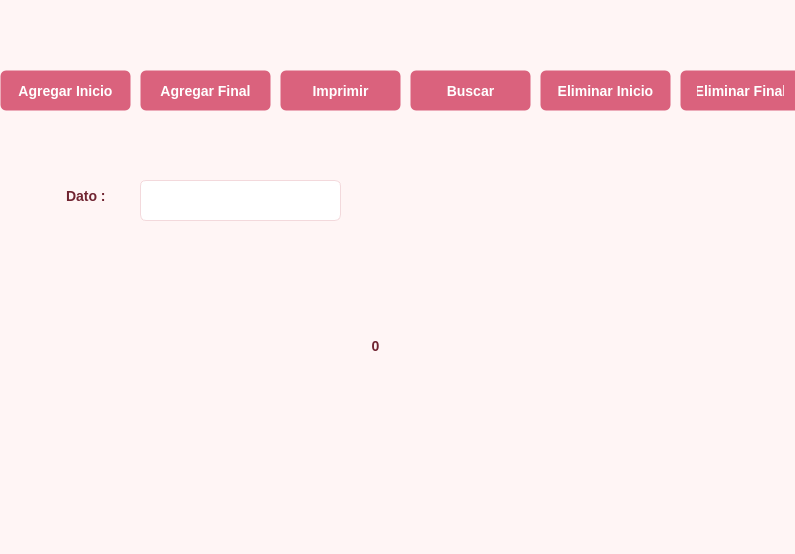
<?xml version="1.0" encoding="UTF-8"?>
<ui version="4.0">
 <class>Dialog</class>
 <widget class="QDialog" name="Dialog">
  <property name="geometry">
   <rect>
    <x>0</x>
    <y>0</y>
    <width>795</width>
    <height>554</height>
   </rect>
  </property>
  <property name="windowTitle">
   <string>Dialog</string>
  </property>
  <property name="styleSheet">
   <string notr="true">/* ==========================================================================
   CONFIGURACIÓN GENERAL / GENERAL STYLES
   ========================================================================== */
QWidget {
    background-color: #fff5f5; /* Fondo rosa pastel sumamente sutil y limpio */
    font-family: &quot;Segoe UI&quot;, &quot;Helvetica Neue&quot;, Arial, sans-serif;
    font-size: 14px;
    color: #4c1d24; /* Café/vino muy oscuro para un contraste suave y legible */
}

/* ==========================================================================
   ETIQUETAS / QLABEL
   ========================================================================== */
QLabel {
    background-color: transparent;
    font-weight: 500;
    color: #702431; /* Tono vino elegante para etiquetas */
    padding: 2px;
}

/* Subclase opcional para títulos destacados */
QLabel#sectionTitle {
    font-size: 18px;
    font-weight: bold;
    color: #4c1d24;
    padding-bottom: 8px;
}

/* ==========================================================================
   CAMPOS DE TEXTO / QLINEEDIT
   ========================================================================== */
QLineEdit {
    background-color: #ffffff;
    border: 1px solid #f3d9dc; /* Borde rosa suave */
    border-radius: 6px; /* Bordes redondeados modernos */
    padding: 6px 12px;
    color: #4c1d24;
    selection-background-color: #da627d; /* Color rosa intenso para texto seleccionado */
    selection-color: #ffffff;
}

/* Estado: Al hacer clic o enfocar el campo */
QLineEdit:focus {
    border: 2px solid #da627d; /* Borde rosa más vivo y definido */
    background-color: #ffffff;
}

/* Estado: Deshabilitado */
QLineEdit:disabled {
    background-color: #f9f1f2;
    color: #a38a8e;
    border: 1px solid #e9dadc;
}

/* ==========================================================================
   BOTONES / QPUSHBUTTON
   ========================================================================== */
QPushButton {
    background-color: #da627d; /* Rosa viejo/magenta elegante (color principal) */
    color: #ffffff;
    font-weight: 600;
    border: 1px solid transparent;
    border-radius: 6px;
    padding: 8px 16px;
    outline: none;
}

/* Estado: Pasar el cursor por encima (Hover) */
QPushButton:hover {
    background-color: #a53850; /* Un rosa/vino más oscuro para denotar interacción */
}

/* Estado: Al hacer clic (Pressed) */
QPushButton:pressed {
    background-color: #86273c; /* Tono vino profundo para simular profundidad física */
    padding-left: 9px; /* Efecto sutil de hundimiento */
    padding-top: 9px;
}

/* Estado: Deshabilitado */
QPushButton:disabled {
    background-color: #ebd4d8;
    color: #a38a8e;
    border: 1px solid #dfc5c9;
}</string>
  </property>
  <widget class="QPushButton" name="btn_agregarI">
   <property name="geometry">
    <rect>
     <x>0</x>
     <y>70</y>
     <width>131</width>
     <height>41</height>
    </rect>
   </property>
   <property name="text">
    <string>Agregar Inicio</string>
   </property>
  </widget>
  <widget class="QPushButton" name="btn_agregarf">
   <property name="geometry">
    <rect>
     <x>140</x>
     <y>70</y>
     <width>131</width>
     <height>41</height>
    </rect>
   </property>
   <property name="text">
    <string>Agregar Final</string>
   </property>
  </widget>
  <widget class="QPushButton" name="btn_eliminari">
   <property name="geometry">
    <rect>
     <x>540</x>
     <y>70</y>
     <width>131</width>
     <height>41</height>
    </rect>
   </property>
   <property name="text">
    <string>Eliminar Inicio</string>
   </property>
  </widget>
  <widget class="QPushButton" name="btn_imprimir">
   <property name="geometry">
    <rect>
     <x>280</x>
     <y>70</y>
     <width>121</width>
     <height>41</height>
    </rect>
   </property>
   <property name="text">
    <string>Imprimir</string>
   </property>
  </widget>
  <widget class="QPushButton" name="btn_eliminarf">
   <property name="geometry">
    <rect>
     <x>680</x>
     <y>70</y>
     <width>121</width>
     <height>41</height>
    </rect>
   </property>
   <property name="text">
    <string>Eliminar Final</string>
   </property>
  </widget>
  <widget class="QPushButton" name="btn_buscar">
   <property name="geometry">
    <rect>
     <x>410</x>
     <y>70</y>
     <width>121</width>
     <height>41</height>
    </rect>
   </property>
   <property name="text">
    <string>Buscar</string>
   </property>
  </widget>
  <widget class="QLabel" name="label">
   <property name="geometry">
    <rect>
     <x>60</x>
     <y>170</y>
     <width>131</width>
     <height>51</height>
    </rect>
   </property>
   <property name="text">
    <string>Dato :</string>
   </property>
  </widget>
  <widget class="QLineEdit" name="txt_dato">
   <property name="geometry">
    <rect>
     <x>140</x>
     <y>180</y>
     <width>201</width>
     <height>41</height>
    </rect>
   </property>
   <property name="text">
    <string/>
   </property>
  </widget>
  <widget class="QLabel" name="lbl_resultado">
   <property name="geometry">
    <rect>
     <x>40</x>
     <y>300</y>
     <width>671</width>
     <height>91</height>
    </rect>
   </property>
   <property name="text">
    <string>0</string>
   </property>
   <property name="alignment">
    <set>Qt::AlignCenter</set>
   </property>
  </widget>
 </widget>
 <resources/>
 <connections/>
</ui>
